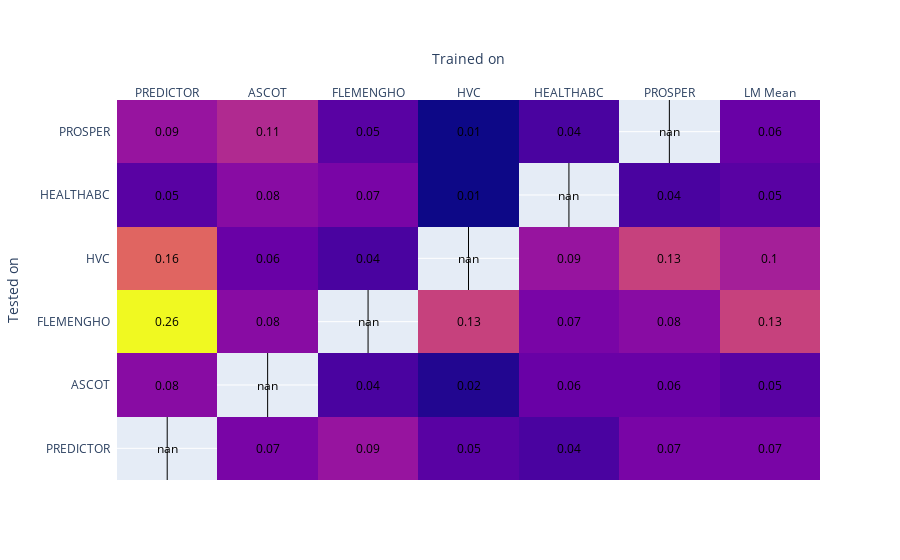

Notebook code cell kept with this figure:
### Code cell
plot_matrix(lm_gb_optimized-lm_gb)

### Figure 1 — Plotly figure (JSON) as saved in the notebook; plotly's stock layout.template omitted (floating-point values rounded to 4 significant figures)
{"data": [{"colorscale": [[0.0, "#0d0887"], [0.1111, "#46039f"], [0.2222, "#7201a8"], [0.3333, "#9c179e"], [0.4444, "#bd3786"], [0.5556, "#d8576b"], [0.6667, "#ed7953"], [0.7778, "#fb9f3a"], [0.8889, "#fdca26"], [1.0, "#f0f921"]], "reversescale": false, "showscale": false, "type": "heatmap", "x": ["PREDICTOR", "ASCOT", "FLEMENGHO", "HVC", "HEALTHABC", "PROSPER", "LM Mean"], "y": ["PREDICTOR", "ASCOT", "FLEMENGHO", "HVC", "HEALTHABC", "PROSPER"], "z": [[null, 0.07, 0.09, 0.05, 0.04, 0.07, 0.07], [0.08, null, 0.04, 0.02, 0.06, 0.06, 0.05], [0.26, 0.08, null, 0.13, 0.07, 0.08, 0.13], [0.16, 0.06, 0.04, null, 0.09, 0.13, 0.1], [0.05, 0.08, 0.07, 0.01, null, 0.04, 0.05], [0.09, 0.11, 0.05, 0.01, 0.04, null, 0.06]]}], "layout": {"annotations": [{"font": {"color": "#000000"}, "showarrow": false, "text": "nan", "x": "PREDICTOR", "xref": "x", "y": "PREDICTOR", "yref": "y"}, {"font": {"color": "#000000"}, "showarrow": false, "text": "0.07", "x": "ASCOT", "xref": "x", "y": "PREDICTOR", "yref": "y"}, {"font": {"color": "#000000"}, "showarrow": false, "text": "0.09", "x": "FLEMENGHO", "xref": "x", "y": "PREDICTOR", "yref": "y"}, {"font": {"color": "#000000"}, "showarrow": false, "text": "0.05", "x": "HVC", "xref": "x", "y": "PREDICTOR", "yref": "y"}, {"font": {"color": "#000000"}, "showarrow": false, "text": "0.04", "x": "HEALTHABC", "xref": "x", "y": "PREDICTOR", "yref": "y"}, {"font": {"color": "#000000"}, "showarrow": false, "text": "0.07", "x": "PROSPER", "xref": "x", "y": "PREDICTOR", "yref": "y"}, {"font": {"color": "#000000"}, "showarrow": false, "text": "0.07", "x": "LM Mean", "xref": "x", "y": "PREDICTOR", "yref": "y"}, {"font": {"color": "#000000"}, "showarrow": false, "text": "0.08", "x": "PREDICTOR", "xref": "x", "y": "ASCOT", "yref": "y"}, {"font": {"color": "#000000"}, "showarrow": false, "text": "nan", "x": "ASCOT", "xref": "x", "y": "ASCOT", "yref": "y"}, {"font": {"color": "#000000"}, "showarrow": false, "text": "0.04", "x": "FLEMENGHO", "xref": "x", "y": "ASCOT", "yref": "y"}, {"font": {"color": "#000000"}, "showarrow": false, "text": "0.02", "x": "HVC", "xref": "x", "y": "ASCOT", "yref": "y"}, {"font": {"color": "#000000"}, "showarrow": false, "text": "0.06", "x": "HEALTHABC", "xref": "x", "y": "ASCOT", "yref": "y"}, {"font": {"color": "#000000"}, "showarrow": false, "text": "0.06", "x": "PROSPER", "xref": "x", "y": "ASCOT", "yref": "y"}, {"font": {"color": "#000000"}, "showarrow": false, "text": "0.05", "x": "LM Mean", "xref": "x", "y": "ASCOT", "yref": "y"}, {"font": {"color": "#000000"}, "showarrow": false, "text": "0.26", "x": "PREDICTOR", "xref": "x", "y": "FLEMENGHO", "yref": "y"}, {"font": {"color": "#000000"}, "showarrow": false, "text": "0.08", "x": "ASCOT", "xref": "x", "y": "FLEMENGHO", "yref": "y"}, {"font": {"color": "#000000"}, "showarrow": false, "text": "nan", "x": "FLEMENGHO", "xref": "x", "y": "FLEMENGHO", "yref": "y"}, {"font": {"color": "#000000"}, "showarrow": false, "text": "0.13", "x": "HVC", "xref": "x", "y": "FLEMENGHO", "yref": "y"}, {"font": {"color": "#000000"}, "showarrow": false, "text": "0.07", "x": "HEALTHABC", "xref": "x", "y": "FLEMENGHO", "yref": "y"}, {"font": {"color": "#000000"}, "showarrow": false, "text": "0.08", "x": "PROSPER", "xref": "x", "y": "FLEMENGHO", "yref": "y"}, {"font": {"color": "#000000"}, "showarrow": false, "text": "0.13", "x": "LM Mean", "xref": "x", "y": "FLEMENGHO", "yref": "y"}, {"font": {"color": "#000000"}, "showarrow": false, "text": "0.16", "x": "PREDICTOR", "xref": "x", "y": "HVC", "yref": "y"}, {"font": {"color": "#000000"}, "showarrow": false, "text": "0.06", "x": "ASCOT", "xref": "x", "y": "HVC", "yref": "y"}, {"font": {"color": "#000000"}, "showarrow": false, "text": "0.04", "x": "FLEMENGHO", "xref": "x", "y": "HVC", "yref": "y"}, {"font": {"color": "#000000"}, "showarrow": false, "text": "nan", "x": "HVC", "xref": "x", "y": "HVC", "yref": "y"}, {"font": {"color": "#000000"}, "showarrow": false, "text": "0.09", "x": "HEALTHABC", "xref": "x", "y": "HVC", "yref": "y"}, {"font": {"color": "#000000"}, "showarrow": false, "text": "0.13", "x": "PROSPER", "xref": "x", "y": "HVC", "yref": "y"}, {"font": {"color": "#000000"}, "showarrow": false, "text": "0.1", "x": "LM Mean", "xref": "x", "y": "HVC", "yref": "y"}, {"font": {"color": "#000000"}, "showarrow": false, "text": "0.05", "x": "PREDICTOR", "xref": "x", "y": "HEALTHABC", "yref": "y"}, {"font": {"color": "#000000"}, "showarrow": false, "text": "0.08", "x": "ASCOT", "xref": "x", "y": "HEALTHABC", "yref": "y"}, {"font": {"color": "#000000"}, "showarrow": false, "text": "0.07", "x": "FLEMENGHO", "xref": "x", "y": "HEALTHABC", "yref": "y"}, {"font": {"color": "#000000"}, "showarrow": false, "text": "0.01", "x": "HVC", "xref": "x", "y": "HEALTHABC", "yref": "y"}, {"font": {"color": "#000000"}, "showarrow": false, "text": "nan", "x": "HEALTHABC", "xref": "x", "y": "HEALTHABC", "yref": "y"}, {"font": {"color": "#000000"}, "showarrow": false, "text": "0.04", "x": "PROSPER", "xref": "x", "y": "HEALTHABC", "yref": "y"}, {"font": {"color": "#000000"}, "showarrow": false, "text": "0.05", "x": "LM Mean", "xref": "x", "y": "HEALTHABC", "yref": "y"}, {"font": {"color": "#000000"}, "showarrow": false, "text": "0.09", "x": "PREDICTOR", "xref": "x", "y": "PROSPER", "yref": "y"}, {"font": {"color": "#000000"}, "showarrow": false, "text": "0.11", "x": "ASCOT", "xref": "x", "y": "PROSPER", "yref": "y"}, {"font": {"color": "#000000"}, "showarrow": false, "text": "0.05", "x": "FLEMENGHO", "xref": "x", "y": "PROSPER", "yref": "y"}, {"font": {"color": "#000000"}, "showarrow": false, "text": "0.01", "x": "HVC", "xref": "x", "y": "PROSPER", "yref": "y"}, {"font": {"color": "#000000"}, "showarrow": false, "text": "0.04", "x": "HEALTHABC", "xref": "x", "y": "PROSPER", "yref": "y"}, {"font": {"color": "#000000"}, "showarrow": false, "text": "nan", "x": "PROSPER", "xref": "x", "y": "PROSPER", "yref": "y"}, {"font": {"color": "#000000"}, "showarrow": false, "text": "0.06", "x": "LM Mean", "xref": "x", "y": "PROSPER", "yref": "y"}], "xaxis": {"dtick": 1, "gridcolor": "rgb(0, 0, 0)", "side": "top", "ticks": "", "title": {"text": "Trained on"}}, "yaxis": {"dtick": 1, "ticks": "", "ticksuffix": "  ", "title": {"text": "Tested on"}}}}
